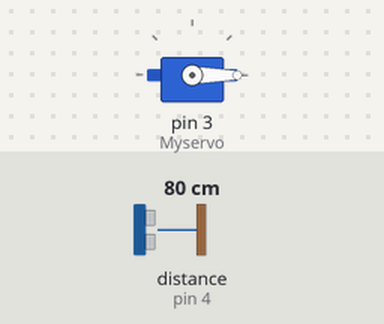
A sketch run on a simulated Arduino Uno, built with avr-gcc and run on an emulated ATmega328P. Parts: servo. Wiring (inferred from the names in the program): ultrasonic range finder: trigger pin 5; echo pin 4. Inputs (shaded band) come from the test bench; at power-on: distance to the obstacle (sensor on pin 4) 80 cm. The echo pulse lasts 58.3 µs per cm.

Above: at 1.3 s.
1.4 s: distance to the obstacle (sensor on pin 4) set to 8 cm
2.9 s: distance to the obstacle (sensor on pin 4) set to 5 cm
At 3.9 s:
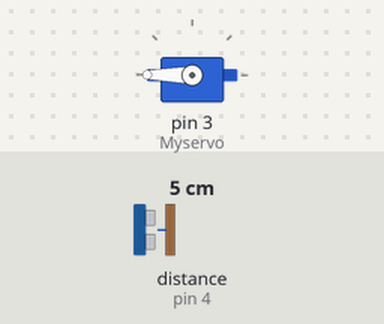
4.5 s: distance to the obstacle (sensor on pin 4) set to 9 cm
At 5.2 s:
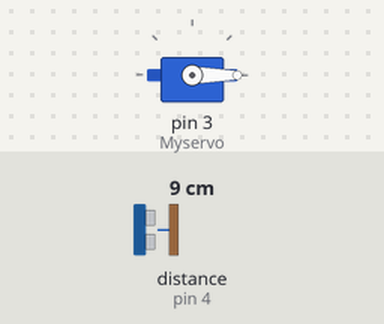
6.0 s: distance to the obstacle (sensor on pin 4) set to 2 cm
At 6.4 s:
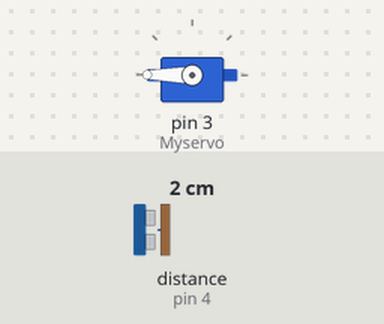
Timing chart, 0 to 8.5 s (numbered marks = the images above; inputs shaded):
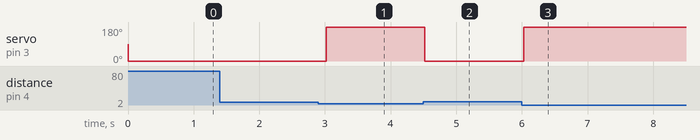

Measured:
- the behaviour switches between 7 and 6 cm on distance to the obstacle (sensor on pin 4) (found by bisection; images 0 and 1)
- after the input at 1.4 s, every drawn part: stays the same
- after the input at 2.9 s, servo on pin 3 (Myservo): 0° → 180° after 0.12 s
- after the input at 4.5 s, servo on pin 3 (Myservo): 180° → 0° at once
- after the input at 6.0 s, servo on pin 3 (Myservo): 0° → 180° at once

The sketch:

Sanitizer-dispenser-with-ultrasonic-sensor-and-arduino-uno.ino
```cpp
//Sanitizer-dispenser-with-ultrasonic-sensor-and-arduino-uno
//Using a Arduino Nano|ultrasonic-sensor
//This is unlikely to be of much use in a practical applications
//ID OF USER: Rakeshtsg
//INTERFACE: Arduino
//You need to install the required libraries before uploading the code.


#include<Servo.h>
#define echoPin 4
#define trigPin 5
Servo Myservo;

int long duration;
int distance;
void setup(){
Myservo.attach(3);
pinMode(echoPin,INPUT);
pinMode(trigPin,OUTPUT);

}

void loop()
{
digitalWrite(trigPin,LOW);
delayMicroseconds(2);
digitalWrite(trigPin,HIGH);
delayMicroseconds(10);
digitalWrite(trigPin,LOW);
duration=pulseIn(echoPin,HIGH);
distance=(duration*0.034/2);

  if(distance<=5){
Myservo.write(180);
}
else {
Myservo.write(0);


}
  delay(500);

}
```
